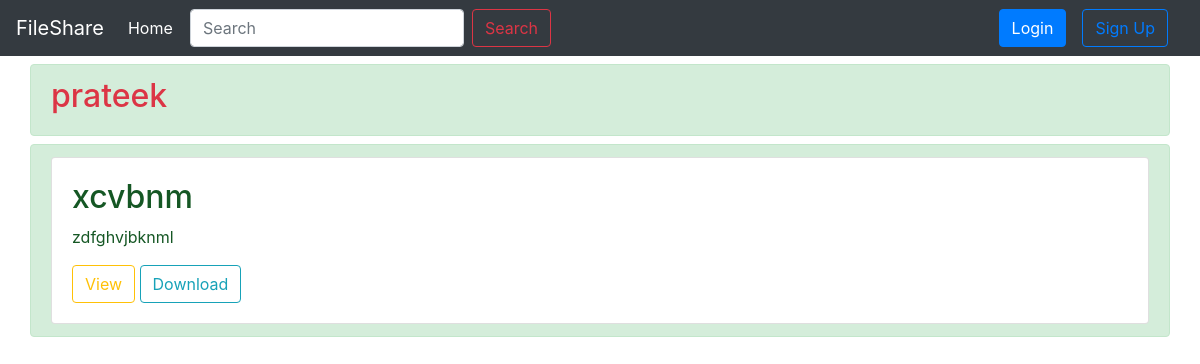
Page /profile/prateek on the earlier database version.
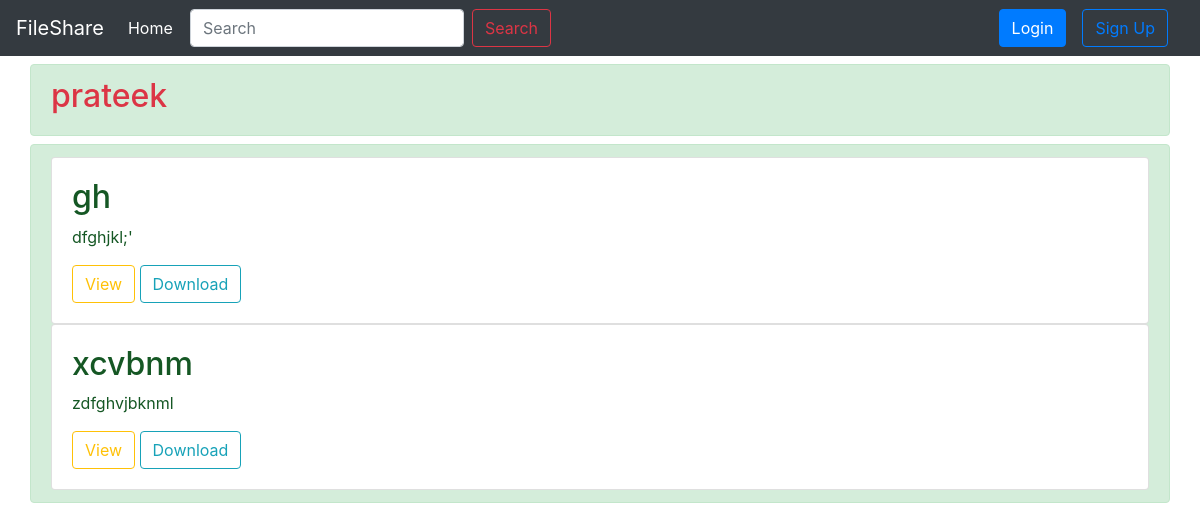
Same page on the later database version.
### fileshare/models.py (models this page shows, shortened)
class Post(models.Model):
    user = models.ForeignKey(User, on_delete=models.CASCADE)
    title = models.CharField(max_length=200)
    file_field = models.FileField(upload_to='uploads/')
    desc = models.TextField()

### fileshare/views.py (the view)
# urls.py: path('profile/<str:user_name>', views.ProfileView.as_view(), name='profile'),
class ProfileView(ListView):
    def get(self, request, user_name):
        user_obj = User.objects.get(username=user_name)
        user_posts = user_obj.post_set.all().order_by('-id')
        param = {'user_data':user_obj, 'user_posts': user_posts}
        return render(request, 'profile.html', param)

### templates/profile.html (shortened to what this page needs)
{% extends 'base.html' %}
{% load static }
{% block title %}Profile{% endblock %}
{% block body%}
    <div class="container alert alert-success my-2">
        {% if user_data.username == request.session.user %}
            <h2>Welcome <span style="color:#DC3545;">{{user_data.username}}</span> !</h2>
        {% else %}
            <h2 style="color:#DC3545;">{{user_data.username}}</h2>
        {% endif %}
    </div>
    <div class="container alert alert-success my-2">
        {% if user_posts %}
            {% for post in user_posts%}
            <div class="card">
                <div class="card-body">
                    <h2>{{post.title}}</h2>
                    <p>{{post.desc}}</p>
                    <a href="{{MEDIA_URL}}/{{post.file_field.url}}" target="_blank" class="btn btn-outline-warning">View</a>
                    <a href="{{MEDIA_URL}}/{{post.file_field.url}}" download class="btn btn-outline-info">Download</a>
                </div>
            </div>
            {% endfor %}
        {% else %}
            <div class="container">
                <h2>No Posts Yet.</h2>
            </div>
        {% endif %}
    </div>
{% endblock %}

Differences in the rows shown:
added Post: title "gh", desc "dfghjkl;'"
